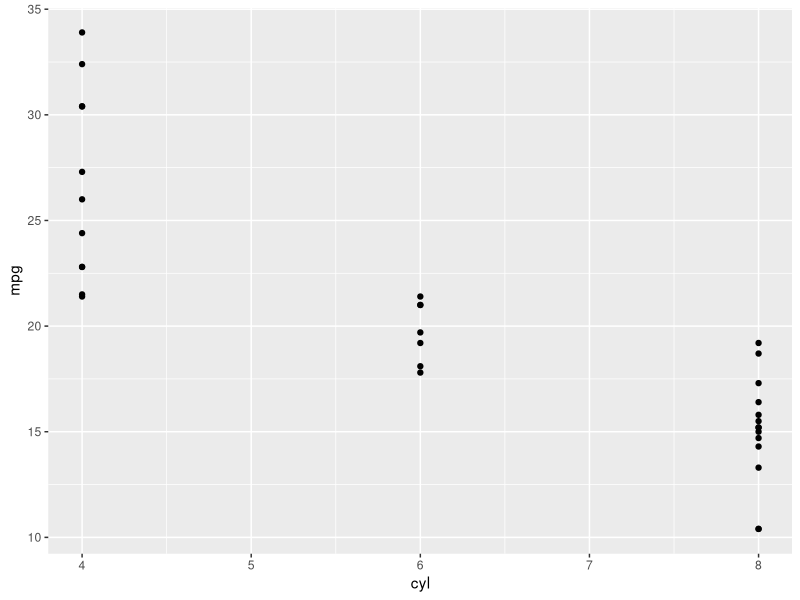
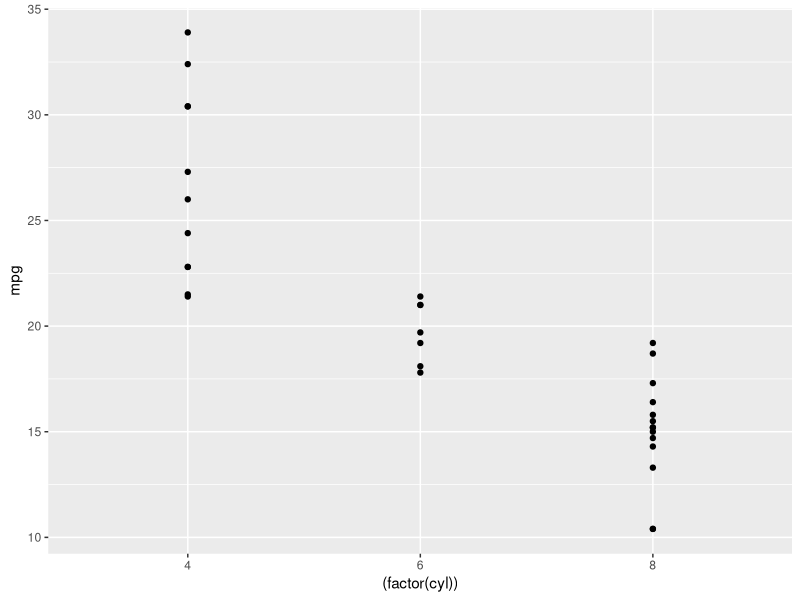
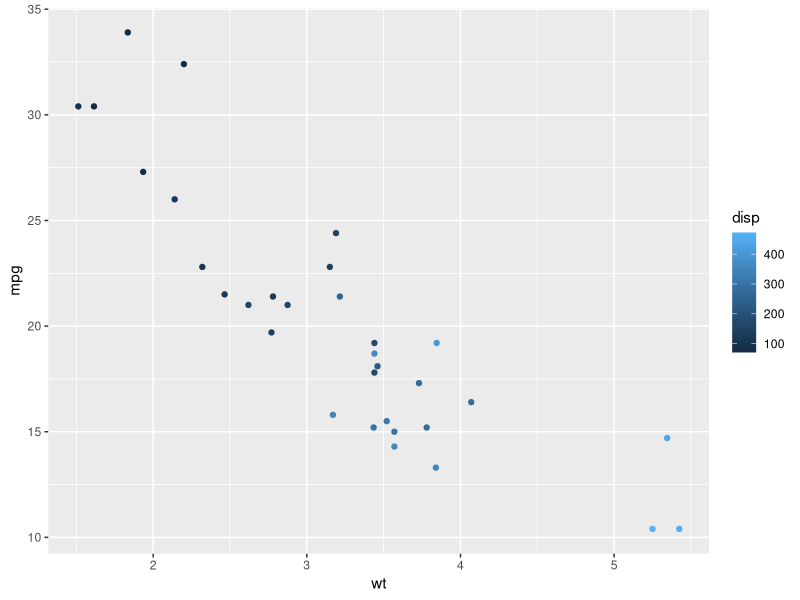
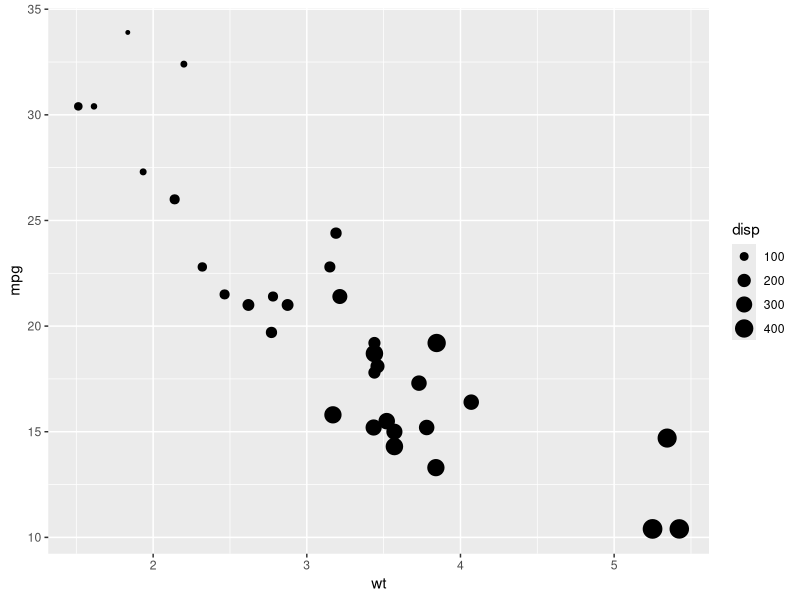
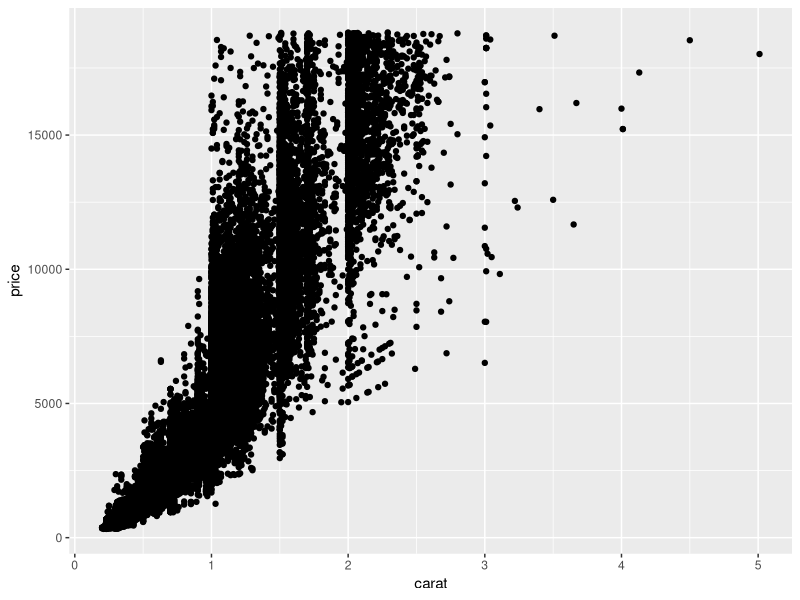
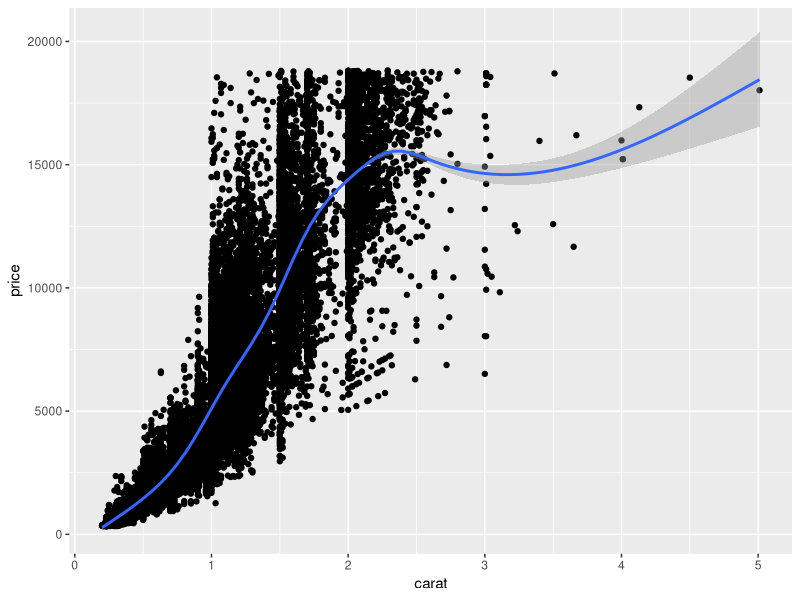
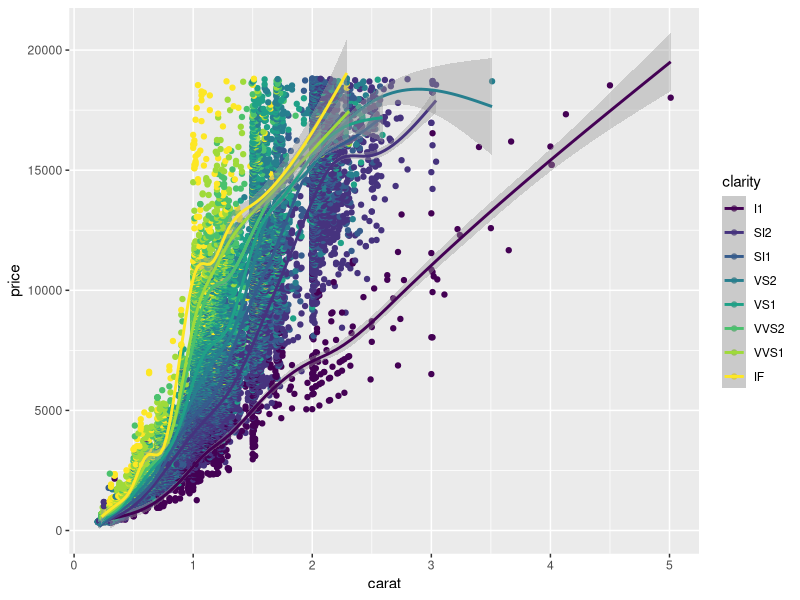
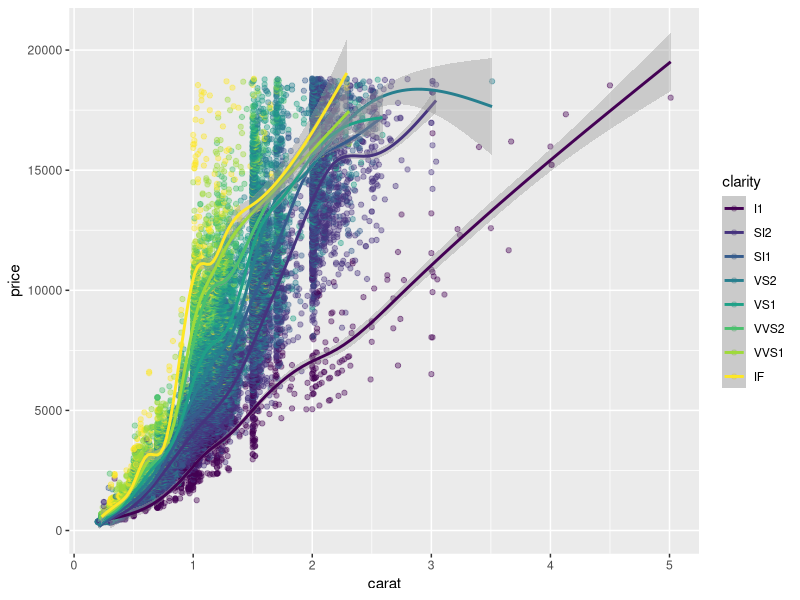

Recreate these plots in R, in order. (Note: this script raises an error after producing the figures.)
# Load the ggplot2 package
library(ggplot2)

# Explore the mtcars data frame with str()
str(mtcars)

# Execute the following command
ggplot(mtcars, aes(cyl, mpg)) +
  geom_point()

# Load the ggplot2 package
library(ggplot2)

# Change the command below so that cyl is treated as factor
ggplot(mtcars, aes((factor(cyl)), mpg)) +
  geom_point()

# Edit to add a color aesthetic mapped to disp
ggplot(mtcars, aes(wt, mpg, color = disp)) +
  geom_point()

# Change the color aesthetic to a size aesthetic
ggplot(mtcars, aes(wt, mpg, size = disp)) +
  geom_point()

# Explore the diamonds data frame with str()
str(diamonds)

# Add geom_point() with +
ggplot(diamonds, aes(carat, price)) + geom_point()

# Add geom_smooth() with +
ggplot(diamonds, aes(carat, price)) +
  geom_point() + geom_smooth()

# Map the color aesthetic to clarity
ggplot(diamonds, aes(carat, price, color = clarity)) +
  geom_point() +
  geom_smooth()

# Make the points 40% opaque
ggplot(diamonds, aes(carat, price, color = clarity)) +
  geom_point(alpha = 0.4) +
  geom_smooth()

# Draw a ggplot
plt_price_vs_carat <- ggplot(
  # Use the diamonds dataset
  diamonds,
  # For the aesthetics, map x to carat and y to price
  aes(carat, price)
) +

# Add a point layer to plt_price_vs_carat
geom_point()

# From previous step
plt_price_vs_carat <- ggplot(diamonds, aes(carat, price))

# Edit this to make points 20% opaque: plt_price_vs_carat_transparent
plt_price_vs_carat_transparent <- plt_price_vs_carat + geom_point(alpha = 0.2)

# See the plot
plt_price_vs_carat_transparent

# From previous step
plt_price_vs_carat <- ggplot(diamonds, aes(carat, price))

# Edit this to map color to clarity,
# Assign the updated plot to a new object
plt_price_vs_carat_by_clarity <- plt_price_vs_carat + geom_point(aes(color = clarity))

# See the plot
plt_price_vs_carat_by_clarity

# Map x to mpg and y to fcyl
ggplot(mtcars, aes(x = mpg, y = fcyl)) +
  geom_point()

# Swap mpg and fcyl
ggplot(mtcars, aes(x = fcyl, y = mpg)) +
  geom_point()

# Map x to wt, y to mpg and color to fcyl
ggplot(mtcars, aes(x = wt, y = mpg, color = fcyl)) +
  geom_point()

ggplot(mtcars, aes(wt, mpg, color = fcyl)) +
  # Set the shape and size of the points
  geom_point(shape = 1, size = 4)

# Map fcyl to fill
ggplot(mtcars, aes(wt, mpg, fill = fcyl)) +
  geom_point(shape = 1, size = 4)

ggplot(mtcars, aes(wt, mpg, fill = fcyl)) +
  # Change point shape; set alpha
  geom_point(alpha = 0.6, shape = 21, size = 4)

# Map color to fam
ggplot(mtcars, aes(wt, mpg, color = fam, fill = fcyl)) +
  geom_point(shape = 21, size = 4, alpha = 0.6)

# Establish the base layer
plt_mpg_vs_wt <- ggplot(mtcars, aes(x = wt, y = mpg))

# Map fcyl to size
plt_mpg_vs_wt +
geom_point(mapping = aes(size = fcyl))

# Base layer
plt_mpg_vs_wt <- ggplot(mtcars, aes(wt, mpg))

# Map fcyl to alpha, not size
plt_mpg_vs_wt +
  geom_point(aes(alpha = fcyl))

# Base layer
plt_mpg_vs_wt <- ggplot(mtcars, aes(wt, mpg))

# Map fcyl to shape, not alpha
plt_mpg_vs_wt +
  geom_point(aes(shape = fcyl))

# Base layer
plt_mpg_vs_wt <- ggplot(mtcars, aes(wt, mpg))

# Use text layer and map fcyl to label
plt_mpg_vs_wt +
  geom_text(aes(label = fcyl))

# A hexadecimal color
my_blue <- "#4ABEFF"

ggplot(mtcars, aes(wt, mpg)) +
  # Set the point color and alpha
  geom_point(color = my_blue, alpha = 0.6)

# A hexadecimal color
my_blue <- "#4ABEFF"

# Change the color mapping to a fill mapping
ggplot(mtcars, aes(wt, mpg, fill = fcyl)) +
  # Set point size and shape
  geom_point(color = my_blue, size = 10, shape = 1)

ggplot(mtcars, aes(wt, mpg, color = fcyl)) +
  # Add point layer with alpha 0.5
geom_point(alpha = 0.5)

ggplot(mtcars, aes(wt, mpg, color = fcyl)) +
  # Add text layer with label rownames(mtcars) and color red
geom_text(color = "red", label = rownames(mtcars))

ggplot(mtcars, aes(wt, mpg, color = fcyl)) +
  # Add points layer with shape 24 and color yellow
geom_point(shape = 24, color = "yellow")

# 3 aesthetics: qsec vs. mpg, colored by fcyl
ggplot(mtcars, mapping = aes(mpg, qsec, color = fcyl)) + geom_point()

# 4 aesthetics: add a mapping of shape to fam
ggplot(mtcars, aes(mpg, qsec, color = fcyl, shape = fam)) +
  geom_point()

# 5 aesthetics: add a mapping of size to hp / wt
ggplot(mtcars, aes(mpg, qsec, color = fcyl, shape = fam, size = hp / wt)) +
  geom_point()

ggplot(mtcars, aes(fcyl, fill = fam)) +
  geom_bar() +
  # Set the axis labels
labs(x = "Number of Cylinders", y = "Count")

palette <- c(automatic = "#377EB8", manual = "#E41A1C")

ggplot(mtcars, aes(fcyl, fill = fam)) +
  geom_bar() +
  labs(x = "Number of Cylinders", y = "Count") +
  # Set the fill color scale
  scale_fill_manual("Transmission", values = palette)

palette <- c(automatic = "#377EB8", manual = "#E41A1C")

# Set the position
ggplot(mtcars, aes(fcyl, fill = fam)) +
  geom_bar(position = "dodge") +
  labs(x = "Number of Cylinders", y = "Count")
  scale_fill_manual("Transmission", values = palette)

# Plot 0 vs. mpg
ggplot(mtcars, aes(x = mpg, y = 0)) +
  # Add jitter 
  geom_point(position = "jitter")

ggplot(mtcars, aes(mpg, 0)) +
  geom_jitter() +
  # Set the y-axis limits
  ylim(-2,2)

# Plot price vs. carat, colored by clarity
plt_price_vs_carat_by_clarity <- ggplot(diamonds, aes(carat, price, color = clarity))

# Add a point layer with tiny points
plt_price_vs_carat_by_clarity + geom_point(alpha = 0.5, shape = ".")

# Plot price vs. carat, colored by clarity
plt_price_vs_carat_by_clarity <- ggplot(diamonds, aes(carat, price, color = clarity))

# Set transparency to 0.5
plt_price_vs_carat_by_clarity + geom_point(alpha = 0.5, shape = 16)

# Plot base
plt_mpg_vs_fcyl_by_fam <- ggplot(mtcars, aes(x = fcyl, y = mpg, color = fam))

# Default points are shown for comparison
plt_mpg_vs_fcyl_by_fam + geom_point()

# Plot base
plt_mpg_vs_fcyl_by_fam <- ggplot(mtcars, aes(fcyl, mpg, color = fam))

# Default points are shown for comparison
plt_mpg_vs_fcyl_by_fam + geom_point()

# Alter the point positions by jittering, width 0.3
plt_mpg_vs_fcyl_by_fam + geom_point(position = position_jitter(width = 0.3))

# Plot base
plt_mpg_vs_fcyl_by_fam <- ggplot(mtcars, aes(fcyl, mpg, color = fam))

# Default points are shown for comparison
plt_mpg_vs_fcyl_by_fam + geom_point()

# Now jitter and dodge the point positions
plt_mpg_vs_fcyl_by_fam + geom_point(position = position_jitterdodge(jitter.width = 0.3, dodge.width = 0.3))

ggplot(iris, aes(Sepal.Length, Sepal.Width, color = Species)) +
  # Swap for jitter layer with width 0.1
  geom_jitter(width = 0.1, alpha = 0.5)

ggplot(iris, aes(Sepal.Length, Sepal.Width, color = Species)) +
  # Set the position to jitter
  geom_point(alpha = 0.5, position = "jitter")

ggplot(iris, aes(Sepal.Length, Sepal.Width, color = Species)) +
  # Use a jitter position function with width 0.1
  geom_point(alpha = 0.5, position = position_jitter(width = 0.1))

# Examine the structure of Vocab
str(Vocab)

# Plot vocabulary vs. education
ggplot(Vocab, mapping = aes(x = education, y = vocabulary)) +
  # Add a point layer
geom_point()

ggplot(Vocab, aes(education, vocabulary)) +
  # Change to a jitter layer
  geom_jitter()

ggplot(Vocab, aes(education, vocabulary)) +
  # Set the transparency to 0.2
  geom_jitter(alpha = 0.2)

ggplot(Vocab, aes(education, vocabulary)) +
  # Set the shape to 1
  geom_jitter(alpha = 0.2, shape = 1)

# Plot mpg
ggplot(mtcars, mapping = aes(x = mpg)) + 
  # Add a histogram layer
geom_histogram()

ggplot(mtcars, aes(mpg)) +
  # Set the binwidth to 1
  geom_histogram(binwidth = 1)

# Map y to ..density..
ggplot(mtcars, aes(x = mpg, y = ..density..)) +
  geom_histogram(binwidth = 1)

datacamp_light_blue <- "#51A8C9"

ggplot(mtcars, aes(mpg, ..density..)) +
  # Set the fill color to datacamp_light_blue
  geom_histogram(binwidth = 1, fill = datacamp_light_blue)

# Update the aesthetics so the fill color is by fam
ggplot(mtcars, aes(mpg, fill = fam)) +
  geom_histogram(binwidth = 1)

ggplot(mtcars, aes(mpg, fill = fam)) +
  # Change the position to dodge
  geom_histogram(binwidth = 1, position = "dodge") 

ggplot(mtcars, aes(mpg, fill = fam)) +
  # Change the position to fill
  geom_histogram(binwidth = 1, position = "fill")

ggplot(mtcars, aes(mpg, fill = fam)) +
  # Change the position to identity, with transparency 0.4
  geom_histogram(binwidth = 1, position = "identity", alpha = 0.4)

# Plot fcyl, filled by fam
ggplot(mtcars, aes(fcyl, fill = fam)) +
  # Add a bar layer
  geom_bar()

ggplot(mtcars, aes(fcyl, fill = fam)) +
  # Set the position to "fill"
  geom_bar(position = "fill")

ggplot(mtcars, aes(fcyl, fill = fam)) +
  # Change the position to "dodge"
  geom_bar(position = "dodge")

ggplot(mtcars, aes(cyl, fill = fam)) +
  # Change position to use the functional form, with width 0.2
  geom_bar(position = position_dodge(width = 0.2))

ggplot(mtcars, aes(cyl, fill = fam)) +
  # Set the transparency to 0.6
  geom_bar(alpha = 0.6, position = position_dodge(width = 0.2))

# Plot education, filled by vocabulary
ggplot(Vocab, aes(x = education, fill = vocabulary))

# Plot education, filled by vocabulary
ggplot(Vocab, aes(education, fill = vocabulary)) +
  # Add a bar layer with position "fill"
geom_bar(position = "fill")

# Plot education, filled by vocabulary
ggplot(Vocab, aes(education, fill = vocabulary)) +
  # Add a bar layer with position "fill"
  geom_bar(position = "fill") +
  # Add a brewer fill scale with default palette
scale_fill_brewer()

# Print the head of economics
head(economics)

# Using economics, plot unemploy vs. date
ggplot(economics, aes(date, unemploy)) +
  # Make it a line plot
geom_line()

# Change the y-axis to the proportion of the population that is unemployed
ggplot(economics, mapping = aes(date, unemploy/pop)) +
geom_line()

# Plot the Rainbow Salmon time series
ggplot(fish.species, mapping = aes(x = Year, y = Rainbow)) +
  geom_line()

# Plot the Rainbow Salmon time series
ggplot(fish.species, aes(x = Year, y = Rainbow)) +
  geom_line()

# Plot the Pink Salmon time series
ggplot(fish.species, aes(x = Year, y = Pink)) +
  geom_line()

# Plot the Rainbow Salmon time series
ggplot(fish.species, aes(x = Year, y = Rainbow)) +
  geom_line()

# Plot the Pink Salmon time series
ggplot(fish.species, aes(x = Year, y = Pink)) +
  geom_line()

# Plot multiple time-series by grouping by species
ggplot(fish.tidy, aes(Year, Capture)) +
geom_line(aes(group = Species))

# Plot the Rainbow Salmon time series
ggplot(fish.species, aes(x = Year, y = Rainbow)) +
  geom_line()

# Plot the Pink Salmon time series
ggplot(fish.species, aes(x = Year, y = Pink)) +
  geom_line()

# Plot multiple time-series by grouping by species
ggplot(fish.tidy, aes(Year, Capture)) +
  geom_line(aes(group = Species))

# Plot multiple time-series by coloring by species
ggplot(fish.tidy, aes(x = Year, y = Capture, color = Species)) +
geom_line(aes(group = Species))

# View the default plot
plt_prop_unemployed_over_time

# Remove legend entirely
plt_prop_unemployed_over_time +
theme(legend.position = "none")

# Position the legend at the bottom of the plot
plt_prop_unemployed_over_time +
theme(legend.position = "bottom")

# Position the legend inside the plot at (0.6, 0.1)
plt_prop_unemployed_over_time +
theme(legend.position = c(0.6 , 0.1))

plt_prop_unemployed_over_time +
  theme(
    # For all rectangles, set the fill color to grey92
    rect = element_rect(fill = "grey92"),
    # For the legend key, turn off the outline
   legend.key = element_rect(color = NA)
  )

plt_prop_unemployed_over_time +
  theme(
    rect = element_rect(fill = "grey92"),
    legend.key = element_rect(color = NA),
    # Turn off axis ticks
    axis.ticks = element_blank(),
    # Turn off the panel grid
    panel.grid = element_blank()
  )

plt_prop_unemployed_over_time +
  theme(
    rect = element_rect(fill = "grey92"),
    legend.key = element_rect(color = NA),
    axis.ticks = element_blank(),
    panel.grid = element_blank(),
    # Add major y-axis panel grid lines back
    panel.grid.major.y = element_line(
      # Set the color to white
      color = "white",
      # Set the size to 0.5
      size = 0.5,
      # Set the line type to dotted
      linetype = "dotted"
    )
  )

plt_prop_unemployed_over_time +
  theme(
    rect = element_rect(fill = "grey92"),
    legend.key = element_rect(color = NA),
    axis.ticks = element_blank(),
    panel.grid = element_blank(),
    panel.grid.major.y = element_line(
      color = "white",
      size = 0.5,
      linetype = "dotted"
    ),
    # Set the axis text color to grey25
    axis.text = element_text(color = "grey25"),
    # Set the plot title font face to italic and font size to 16
   plot.title = element_text(size = 16, face = "italic")
  )

# View the original plot
plt_mpg_vs_wt_by_cyl

plt_mpg_vs_wt_by_cyl +
  theme(
    # Set the axis tick length to 2 lines
    axis.ticks.length = unit(2, "lines")
  )

plt_mpg_vs_wt_by_cyl +
  theme(
    # Set the legend key size to 3 centimeters
    legend.key.size = unit(3, "cm")
  )

plt_mpg_vs_wt_by_cyl +
  theme(
    # Set the legend margin to (20, 30, 40, 50) points
legend.margin = margin(20, 30, 40, 50, "pt")
  )

plt_mpg_vs_wt_by_cyl +
  theme(
    # Set the plot margin to (10, 30, 50, 70) millimeters
  plot.margin = margin(10, 30, 50, 70, "mm")
  )

# Add a black and white theme
plt_prop_unemployed_over_time +
theme_bw()

# Add a classic theme
plt_prop_unemployed_over_time +
theme_classic()

# Add a void theme
plt_prop_unemployed_over_time +
theme_void()

# Use the fivethirtyeight theme
plt_prop_unemployed_over_time +
theme_fivethirtyeight()

# Use Tufte's theme
plt_prop_unemployed_over_time +
theme_tufte()

# Use the Wall Street Journal theme
plt_prop_unemployed_over_time +
theme_wsj()

# Save the theme as theme_recession
theme_recession <- theme(
  rect = element_rect(fill = "grey92"),
  legend.key = element_rect(color = NA),
  axis.ticks = element_blank(),
  panel.grid = element_blank(),
  panel.grid.major.y = element_line(color = "white", size = 0.5, linetype = "dotted"),
  axis.text = element_text(color = "grey25"),
  plot.title = element_text(face = "italic", size = 16),
  legend.position = c(0.6, 0.1)
)

# Combine the Tufte theme with theme_recession
theme_tufte_recession <- theme_tufte() + theme_recession 

# Add the Tufte recession theme to the plot
plt_prop_unemployed_over_time + theme_tufte_recession

theme_recession <- theme(
  rect = element_rect(fill = "grey92"),
  legend.key = element_rect(color = NA),
  axis.ticks = element_blank(),
  panel.grid = element_blank(),
  panel.grid.major.y = element_line(color = "white", size = 0.5, linetype = "dotted"),
  axis.text = element_text(color = "grey25"),
  plot.title = element_text(face = "italic", size = 16),
  legend.position = c(0.6, 0.1)
)
theme_tufte_recession <- theme_tufte() + theme_recession

# Set theme_tufte_recession as the default theme
theme_set(theme_tufte_recession)

# Draw the plot (without explicitly adding a theme)
plt_prop_unemployed_over_time

plt_prop_unemployed_over_time +
  # Add Tufte's theme
   theme_tufte()

plt_prop_unemployed_over_time +
  theme_tufte() +
  # Add individual theme elements
  theme(
    # Turn off the legend
    legend.position = "none",
    # Turn off ahe axis ticks
    axis.ticks = element_blank()
  )

plt_prop_unemployed_over_time +
  theme_tufte() +
  theme(
    legend.position = "none",
    axis.ticks = element_blank(),
    # Set the axis title's text color to grey60
    axis.title = element_text(color = "grey60"),
    # Set the axis text's text color to grey60
    axis.text = element_text(color = "grey60")
  )

plt_prop_unemployed_over_time +
  theme_tufte() +
  theme(
    legend.position = "none",
    axis.ticks = element_blank(),
    axis.title = element_text(color = "grey60"),
    axis.text = element_text(color = "grey60"),
    # Set the panel gridlines major y values
    panel.grid.major.y = element_line(
      # Set the color to grey60
      color = "grey60",
      # Set the size to 0.25
      size = 0.25,
      # Set the linetype to dotted
      linetype = "dotted"
    )
  )

# Add a geom_segment() layer
ggplot(gm2007, aes(x = lifeExp, y = country, color = lifeExp)) +
  geom_point(size = 4) +
  geom_segment(aes(xend = 30, yend = country), size = 2)

# Add a geom_text() layer
ggplot(gm2007, aes(x = lifeExp, y = country, color = lifeExp)) +
  geom_point(size = 4) +
  geom_segment(aes(xend = 30, yend = country), size = 2) +
  geom_text(aes(label = lifeExp), color = "white", size = 1.5)

# Set the color scale
palette <- brewer.pal(5, "RdYlBu")[-(2:4)]

# Modify the scales
ggplot(gm2007, aes(x = lifeExp, y = country, color = lifeExp)) +
  geom_point(size = 4) +
  geom_segment(aes(xend = 30, yend = country), size = 2) +
  geom_text(aes(label = round(lifeExp,1)), color = "white", size = 1.5) +
  scale_x_continuous("", expand = c(0,0), limits = c(30, 90), position = "top") +
  scale_color_gradientn(colors = palette)

# Set the color scale
palette <- brewer.pal(5, "RdYlBu")[-(2:4)]

# Add a title and caption
ggplot(gm2007, aes(x = lifeExp, y = country, color = lifeExp)) +
  geom_point(size = 4) +
  geom_segment(aes(xend = 30, yend = country), size = 2) +
  geom_text(aes(label = round(lifeExp,1)), color = "white", size = 1.5) +
  scale_x_continuous("", expand = c(0,0), limits = c(30,90), position = "top") +
  scale_color_gradientn(colors = palette) +
  labs(title = "Highest and lowest life expectancies, 2007", caption = "Source: gapminder")

# Define the theme
plt_country_vs_lifeExp +
  theme_classic() +
  theme(axis.line.y = element_blank(),
        axis.ticks.y = element_blank(),
        axis.text = element_text(color = "black"),
        axis.title = element_blank(),
        legend.position = "none"

  )

# Add a vertical line
plt_country_vs_lifeExp +
  step_1_themes +
  geom_vline(xintercept = global_mean, color = "grey40", linetype = 3)

# Add text
plt_country_vs_lifeExp +
  step_1_themes +
  geom_vline(xintercept = global_mean, color = "grey40", linetype = 3) +
  annotate(
    "text",
    x = x_start, y = y_start,
    label = "The\nglobal\naverage",
    vjust = 1, size = 3, color = "grey40"
  )

# Add a curve
plt_country_vs_lifeExp +  
  step_1_themes +
  geom_vline(xintercept = global_mean, color = "grey40", linetype = 3) +
  step_3_annotation +
  annotate(
    "curve",
    x = x_start, y = y_start,
    xend = x_end, yend = y_end,
    arrow = arrow(length = unit(0.2, "cm"), type = "closed"),
    color = "grey40"
  )